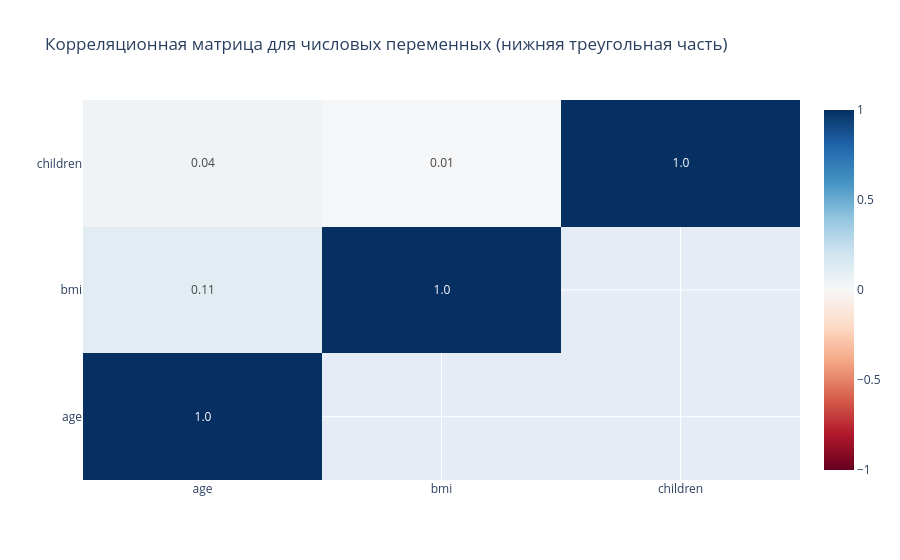

The code cell stored with this chart in its notebook:
### Code cell
import numpy as np
import plotly.graph_objects as go

numeric_vars = df[['age', 'bmi', 'children']]
corr_matrix = numeric_vars.corr()

mask = np.tril(np.ones(corr_matrix.shape, dtype=bool))
corr_lower = corr_matrix.where(mask)

text_values = np.where(np.isnan(corr_lower), '', np.round(corr_lower, 2).astype(str))

fig = go.Figure(data=go.Heatmap(
    z=corr_lower.values,
    x=corr_lower.columns,
    y=corr_lower.index,
    colorscale='RdBu',
    zmin=-1,
    zmax=1,
    text=text_values,
    texttemplate="%{text}",
    hoverinfo='text'
))

fig.update_layout(
    title='Корреляционная матрица для числовых переменных (нижняя треугольная часть)',
    xaxis_title='',
    yaxis_title=''
)

fig.show()

### Figure 1 — Plotly figure (JSON) as saved in the notebook; plotly's stock layout.template omitted (floating-point values rounded to 4 significant figures)
{"data": [{"colorscale": [[0, "rgb(103,0,31)"], [0.1, "rgb(178,24,43)"], [0.2, "rgb(214,96,77)"], [0.3, "rgb(244,165,130)"], [0.4, "rgb(253,219,199)"], [0.5, "rgb(247,247,247)"], [0.6, "rgb(209,229,240)"], [0.7, "rgb(146,197,222)"], [0.8, "rgb(67,147,195)"], [0.9, "rgb(33,102,172)"], [1, "rgb(5,48,97)"]], "hoverinfo": "text", "text": [["1.0", "", ""], ["0.11", "1.0", ""], ["0.04", "0.01", "1.0"]], "texttemplate": "%{text}", "type": "heatmap", "x": ["age", "bmi", "children"], "y": ["age", "bmi", "children"], "z": [[1, null, null], [0.1093, 1, null], [0.04247, 0.01276, 1]], "zmax": 1, "zmin": -1}], "layout": {"title": {"text": "Корреляционная матрица для числовых переменных (нижняя треугольная часть)"}, "xaxis": {"title": {"text": ""}}, "yaxis": {"title": {"text": ""}}}}
